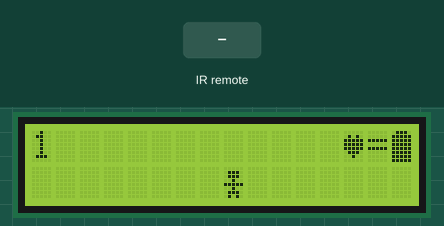
This sketch was run on a simulated Arduino Uno, built with avr-gcc and run on an emulated ATmega328P. On the bench: 16×2 character LCD. Inputs (shaded band) come from the test bench. Random numbers use the default seed unless the sketch sets one.

Above: at 1.2 s.
1.3 s: infrared code 0xFF18E7 received
At 1.79 s:
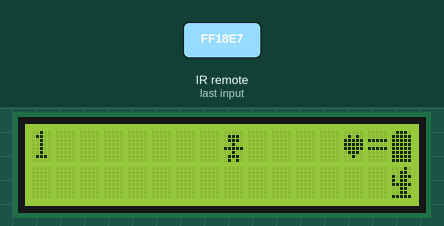
At 3.95 s:
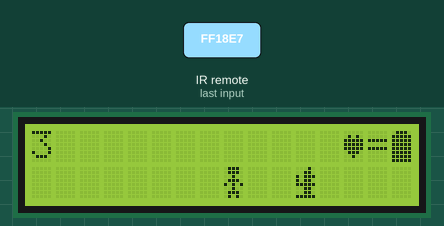
6.1 s: infrared code 0xFF10EF received
At 23.0 s:
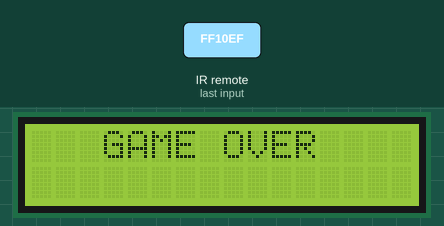

The sketch:

Game_Arduino_2.ino
```cpp
#include <IRremote.h> // Бібліотека для ІЧ модуля
#include <Wire.h>  // i2P шина
#include <LiquidCrystal_I2C.h> // дисплей LCD 1602
LiquidCrystal_I2C lcd(0x3F,16,2);  //

int AnimPlayer = 1;
int GGpozX = 8;
int GGpozY = 1;
int Emeny_check_1 = 0;
int Emeny_control = 0;
int E1pozX = 16;
int E1pozY = 1;
int HeartControl = 0;
int LifeCheck = 3;

long Timer_z = 0;
long AnimatedTime = 300;
long AnimatedTimeCheck = 0;
long HeartHitBig = 800;
long HeartHitLight = 250;
long HeartHitBigCheck = 0;
long HeartHitLightCheck = 0;
long BatteyBlink = 200;
long BatteyBlinkCheck = 0;
long JumpUP = 800;
long JumpUPCheck = 0;
long DHTTimeR = 1000;
long DHTTimeRCheck = 0;
long TimeBlink = 500;
long TimeBlinkCheck = 0;
  long currentMillis = 0;

bool JumpB = false;
bool BatteryB = false;
bool hitON = false;

decode_results results;
IRrecv irrecv(A0);

enum { SYMBOL_HEIGHT = 8 };
byte Player_1[SYMBOL_HEIGHT] = {B01110,B01110,B00100,B01110,B10101,B00100,B01110,B01010,};
byte Player_2[SYMBOL_HEIGHT] = {B00000,B01110,B01110,B00100,B11111,B00100,B01110,B01010,};
byte Enemy_1[SYMBOL_HEIGHT]  = {B00010,B00110,B10111,B10110,B11111,B00110,B00110,B11111,};
byte Heart_L[SYMBOL_HEIGHT]  = {B00000,B01010,B11111,B11111,B11111,B01110,B00100,B00000,};
byte Heart_R[SYMBOL_HEIGHT]  = {B00000,B00000,B01010,B11111,B01110,B00100,B00000,B00000,};
byte Battery1[SYMBOL_HEIGHT] = {B01110,B11111,B11111,B11111,B11111,B11111,B11111,B11111,};
byte Battery2[SYMBOL_HEIGHT] = {B01110,B10001,B10011,B10111,B11111,B11111,B11111,B11111,};
byte Battery3[SYMBOL_HEIGHT] = {B01110,B10001,B10001,B10001,B10011,B10111,B11111,B11111,};
byte Battery4[SYMBOL_HEIGHT] = {B01110,B10001,B10001,B10001,B10001,B10001,B10001,B11111,};

void setup() {
  Serial.begin(9600);
  irrecv.enableIRIn();
  lcd.init();
  Wire.begin();
  lcd.backlight();
}
void loop() {
  currentMillis = millis();
  IRCheck ();
    if (AnimPlayer < 3){
    if (LifeCheck == 3) {lcd.createChar(3, Battery1);}
    if (LifeCheck == 2) {lcd.createChar(3, Battery2);}
    if (LifeCheck == 1) {
      if (BatteryB == false){lcd.createChar(3, Battery3);}
      if (BatteryB == true){lcd.createChar(3, Battery4);}
      if (currentMillis - BatteyBlinkCheck >= BatteyBlink) {BatteyBlinkCheck = currentMillis;
      if (BatteryB == false) {BatteryB = true;} else {BatteryB = false;}}
    }
    timer();
    check_hit_gg_1 ();
    PlAn();
    HeartHit ();
    enemy_go();
  }
}
void IRCheck ()
{
  if ( irrecv.decode( &results ))
  {
      if (results.value == 0xFF18E7 && GGpozY == 1){
        GGclear ();
        GGpozY = 0;
        JumpB = true;
        JumpUPCheck = currentMillis;
        } // 2 (кнопки на іч пульті)
      if (results.value == 0xFF10EF && GGpozX >= 0){
        GGclear ();
        GGpozX -= 1;
      } // 4
      if (results.value == 0xFF5AA5 && GGpozX <= 15){
        GGclear ();
        GGpozX += 1;
        } // 6
      if (results.value == 0xFF6897){ // 0 //рестарт…
        lcd.clear();
        AnimPlayer = 1;
        LifeCheck = 3;
        Timer_z = 0;
        GGpozX = 8; // \/ \/ \/
        GGpozY = 1; //
        Emeny_check_1 = 0;
        E1pozX = 16; // \/ \/ \/
        E1pozY = 1;   //
   }
    irrecv.resume(); //
 }
}
void timer () //
{
  if (currentMillis - DHTTimeRCheck >= DHTTimeR)
  {
    DHTTimeRCheck = currentMillis;
    Timer_z ++;
    lcd.setCursor(0, 0);
    lcd.print(Timer_z);
  }
}

void PlAn ()
{
  if (JumpB == true && GGpozY == 0){
    if (currentMillis - JumpUPCheck >= JumpUP) {
      JumpB = false; GGclear (); GGpozY = 1;
    }
  }
  if (AnimPlayer == 1){lcd.createChar(0, Player_1);}
  if (AnimPlayer == 2){lcd.createChar(0, Player_2);}
  if (AnimPlayer < 2)
  {
    lcd.setCursor(GGpozX, GGpozY);
    lcd.write(0);
  }
  if (currentMillis - AnimatedTimeCheck >= AnimatedTime) {
    AnimatedTimeCheck = currentMillis;
    if (AnimPlayer == 2){AnimPlayer = 1;}
    else{AnimPlayer = 2;}
  }
}
void GGclear ()
{
  lcd.setCursor(GGpozX, GGpozY);
  lcd.print(" ");
}
void enemy_go ()
{
  if (Emeny_check_1 == 0)
      {
        Emeny_control = random (100);
        if (Emeny_control == 1) {
Emeny_check_1  =  1;
hitON = false;
      }
  }
  if (Emeny_check_1 == 1)
  {
    if (currentMillis - TimeBlinkCheck >= TimeBlink)
    {
      TimeBlinkCheck = currentMillis;
      lcd.createChar(2, Enemy_1);
      lcd.setCursor(E1pozX, E1pozY);
      lcd.print(" ");
      E1pozX--;
      lcd.setCursor(E1pozX, E1pozY);
      lcd.write(2);
      if (E1pozX <= 0)
      {
        lcd.setCursor(0,1);
        lcd.print(" ");
        Emeny_control = 0;
        Emeny_check_1 = 0;
        E1pozX = 16; // - \/ \/ \/
        E1pozY = 1;
      }
    }
  }
}
void check_hit_gg_1 ()
{
  if (E1pozX == GGpozX && E1pozY == GGpozY && hitON == false){
    LifeCheck -= 1;
    hitON = true;
    if (LifeCheck <= 0){
      AnimPlayer = 50;
      Emeny_check_1 = 50;
      lcd.clear();
      lcd.setCursor(3, 0);
      lcd.print("GAME OVER");
    }
  } else {
  lcd.setCursor(13, 0);
  lcd.write(1);
  lcd.setCursor(14, 0);
  lcd.print("=");
  lcd.setCursor(15, 0);
  lcd.write(3);
  }
}
void HeartHit ()
{
  if (HeartControl == 0 || HeartControl == 2){lcd.createChar(1, Heart_L);}
  if (HeartControl == 1 || HeartControl == 3){lcd.createChar(1, Heart_R);}
  if (currentMillis - HeartHitBigCheck >= HeartHitBig) {
    if (currentMillis - HeartHitLightCheck >= HeartHitLight) {
      HeartHitLightCheck = currentMillis;
      if (HeartControl<3){HeartControl++;}
      else {HeartControl = 0; HeartHitBigCheck = currentMillis;}
    }
  }
}
```
